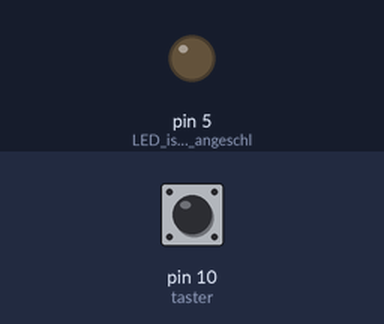
Recording of a sketch running on a simulated Arduino Uno, built with avr-gcc and run on an emulated ATmega328P. Parts: output pins drawn as LEDs (lit = HIGH). The inputs (shaded band) are chosen by the test bench; at power-on: pin 10 (taster) HIGH.

Above: at 1.2 s.
1.3 s: pin 10 (taster) pulled LOW for 0.15 s
At 2.4 s:
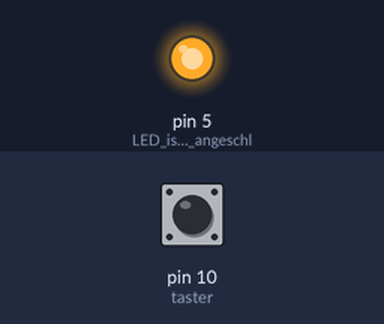
Timing chart, 0 to 4.3 s (numbered marks = the images above; inputs shaded):
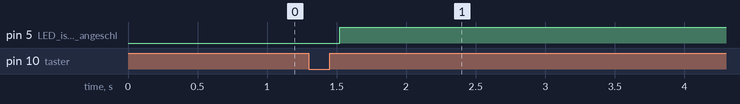

The sketch:

TasterAlsSchalterV2.ino
```cpp
#include <OneButton.h>


OneButton taster(10, true);  //Erstelle einen "OneButton" mit dem Namen "taster" und weise diesem den Pin 10 zu

bool statusLED = false;


void setup()
{
  pinMode(5, OUTPUT);  //LED ist an Pin 5 angeschlossen


  taster.attachClick(Taster_Funktion);  //Weise dem taster die Funktion Einzelklick zu und die Bezeichung für die void

}

void loop()
{
  taster.tick();  //Abfrage des Tasters je Zyklus

  // You can implement other code in here or just wait a while
  delay(10);
  digitalWrite(5, statusLED);  //Schreibe den Zustand der LED für den Ausgang
}

void Taster_Funktion()
{
  statusLED = !statusLED;
}
```

Measured:
- after the input at 1.3 s, pin 5 (LED_ist_an_Pin_5_angeschl): LOW → HIGH after 0.22 s
